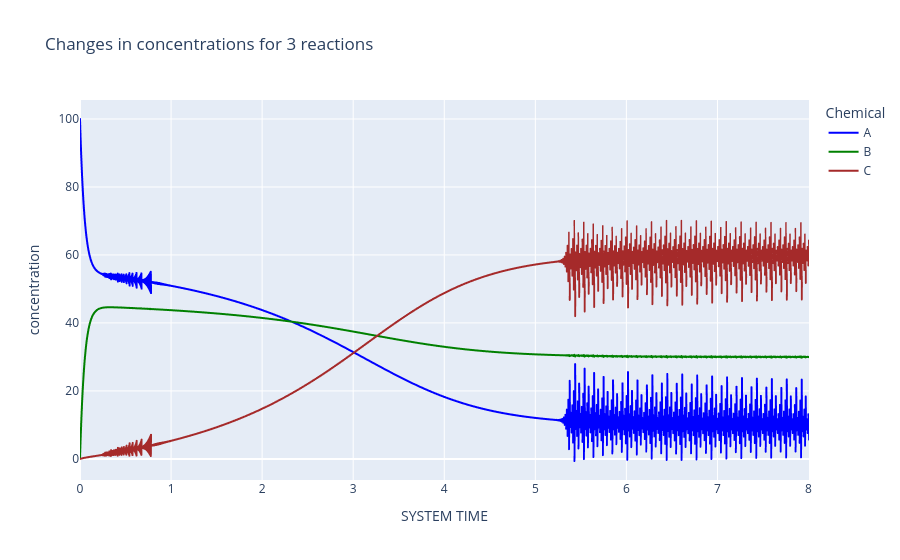

Notebook cell for this chart:
### Code cell
dynamics.plot_history(chemicals=["A", "B", "C"])

### Figure 1 — Plotly figure (JSON) as saved in the notebook; plotly's stock layout.template omitted (floating-point values rounded to 4 significant figures; data arrays with more than 128 entries replaced by an {"elided": "..."} marker saying what was removed)
{"data": [{"hovertemplate": "Chemical=A<br>SYSTEM TIME=%{x}<br>concentration=%{y}<extra></extra>", "legendgroup": "A", "line": {"color": "blue", "dash": "solid"}, "marker": {"symbol": "circle"}, "mode": "lines", "name": "A", "showlegend": true, "type": "scattergl", "x": {"elided": "2498 float values"}, "xaxis": "x", "y": {"elided": "2498 float values"}, "yaxis": "y"}, {"hovertemplate": "Chemical=B<br>SYSTEM TIME=%{x}<br>concentration=%{y}<extra></extra>", "legendgroup": "B", "line": {"color": "green", "dash": "solid"}, "marker": {"symbol": "circle"}, "mode": "lines", "name": "B", "showlegend": true, "type": "scattergl", "x": {"elided": "2498 float values"}, "xaxis": "x", "y": {"elided": "2498 float values"}, "yaxis": "y"}, {"hovertemplate": "Chemical=C<br>SYSTEM TIME=%{x}<br>concentration=%{y}<extra></extra>", "legendgroup": "C", "line": {"color": "brown", "dash": "solid"}, "marker": {"symbol": "circle"}, "mode": "lines", "name": "C", "showlegend": true, "type": "scattergl", "x": {"elided": "2498 float values"}, "xaxis": "x", "y": {"elided": "2498 float values"}, "yaxis": "y"}], "layout": {"autosize": true, "legend": {"title": {"text": "Chemical"}, "tracegroupgap": 0}, "title": {"text": "Changes in concentrations for 3 reactions"}, "xaxis": {"anchor": "y", "autorange": true, "domain": [0, 1], "range": [0, 8.005], "title": {"text": "SYSTEM TIME"}, "type": "linear"}, "yaxis": {"anchor": "x", "autorange": true, "domain": [0, 1], "range": [-6.211, 105.6], "title": {"text": "concentration"}, "type": "linear"}}}
